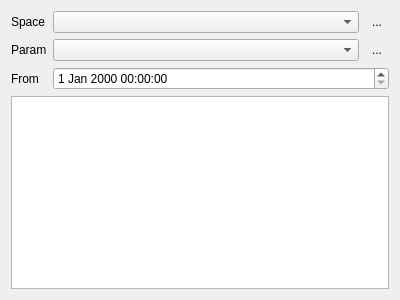
<?xml version="1.0" encoding="UTF-8"?>
<ui version="4.0">
 <class>Form</class>
 <widget class="QWidget" name="Form">
  <property name="geometry">
   <rect>
    <x>0</x>
    <y>0</y>
    <width>400</width>
    <height>300</height>
   </rect>
  </property>
  <property name="windowTitle">
   <string>Form</string>
  </property>
  <layout class="QGridLayout" name="gridLayout">
   <item row="3" column="0" colspan="3">
    <widget class="QTableView" name="tableView"/>
   </item>
   <item row="0" column="0">
    <widget class="QLabel" name="label_7">
     <property name="text">
      <string>Space</string>
     </property>
    </widget>
   </item>
   <item row="0" column="1">
    <widget class="QComboBox" name="comboBoxSpace">
     <property name="sizePolicy">
      <sizepolicy hsizetype="Preferred" vsizetype="Fixed">
       <horstretch>1</horstretch>
       <verstretch>0</verstretch>
      </sizepolicy>
     </property>
    </widget>
   </item>
   <item row="1" column="0">
    <widget class="QLabel" name="label">
     <property name="text">
      <string>Param</string>
     </property>
    </widget>
   </item>
   <item row="0" column="2">
    <widget class="QToolButton" name="toolButtonRefresh">
     <property name="text">
      <string>...</string>
     </property>
     <property name="icon">
      <iconset resource="Experiment.qrc">
       <normaloff>:/openicon/icons/view-refresh-7.png</normaloff>:/openicon/icons/view-refresh-7.png</iconset>
     </property>
     <property name="autoRaise">
      <bool>true</bool>
     </property>
    </widget>
   </item>
   <item row="2" column="0">
    <widget class="QLabel" name="label_2">
     <property name="text">
      <string>From</string>
     </property>
    </widget>
   </item>
   <item row="2" column="1" colspan="2">
    <widget class="QDateTimeEdit" name="dateTimeEditFrom"/>
   </item>
   <item row="1" column="1">
    <widget class="QComboBox" name="comboBoxParam">
     <property name="maxVisibleItems">
      <number>1000</number>
     </property>
    </widget>
   </item>
   <item row="1" column="2">
    <widget class="QToolButton" name="loadButton">
     <property name="text">
      <string>...</string>
     </property>
     <property name="icon">
      <iconset resource="Experiment.qrc">
       <normaloff>:/openicon/icons/document-revert-5.png</normaloff>:/openicon/icons/document-revert-5.png</iconset>
     </property>
     <property name="autoRaise">
      <bool>true</bool>
     </property>
    </widget>
   </item>
  </layout>
 </widget>
 <resources>
  <include location="Experiment.qrc"/>
 </resources>
 <connections/>
</ui>
